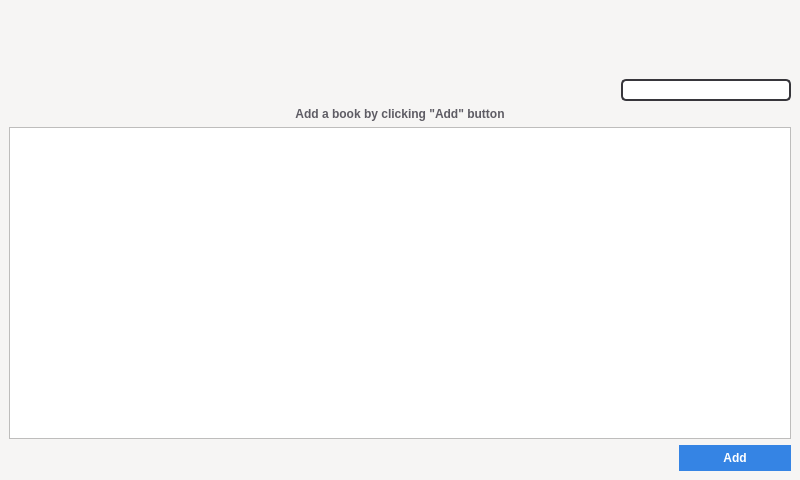
<?xml version="1.0" encoding="UTF-8"?>
<ui version="4.0">
 <class>MainWindow</class>
 <widget class="QMainWindow" name="MainWindow">
  <property name="geometry">
   <rect>
    <x>0</x>
    <y>0</y>
    <width>800</width>
    <height>480</height>
   </rect>
  </property>
  <property name="sizePolicy">
   <sizepolicy hsizetype="Minimum" vsizetype="Minimum">
    <horstretch>0</horstretch>
    <verstretch>0</verstretch>
   </sizepolicy>
  </property>
  <property name="minimumSize">
   <size>
    <width>800</width>
    <height>480</height>
   </size>
  </property>
  <property name="maximumSize">
   <size>
    <width>8000000</width>
    <height>4800000</height>
   </size>
  </property>
  <property name="palette">
   <palette>
    <active>
     <colorrole role="WindowText">
      <brush brushstyle="SolidPattern">
       <color alpha="255">
        <red>0</red>
        <green>0</green>
        <blue>0</blue>
       </color>
      </brush>
     </colorrole>
     <colorrole role="Button">
      <brush brushstyle="SolidPattern">
       <color alpha="255">
        <red>53</red>
        <green>132</green>
        <blue>228</blue>
       </color>
      </brush>
     </colorrole>
     <colorrole role="Light">
      <brush brushstyle="SolidPattern">
       <color alpha="255">
        <red>255</red>
        <green>255</green>
        <blue>255</blue>
       </color>
      </brush>
     </colorrole>
     <colorrole role="Midlight">
      <brush brushstyle="SolidPattern">
       <color alpha="255">
        <red>250</red>
        <green>250</green>
        <blue>249</blue>
       </color>
      </brush>
     </colorrole>
     <colorrole role="Dark">
      <brush brushstyle="SolidPattern">
       <color alpha="255">
        <red>123</red>
        <green>122</green>
        <blue>122</blue>
       </color>
      </brush>
     </colorrole>
     <colorrole role="Mid">
      <brush brushstyle="SolidPattern">
       <color alpha="255">
        <red>164</red>
        <green>163</green>
        <blue>163</blue>
       </color>
      </brush>
     </colorrole>
     <colorrole role="Text">
      <brush brushstyle="SolidPattern">
       <color alpha="255">
        <red>0</red>
        <green>0</green>
        <blue>0</blue>
       </color>
      </brush>
     </colorrole>
     <colorrole role="BrightText">
      <brush brushstyle="SolidPattern">
       <color alpha="255">
        <red>255</red>
        <green>255</green>
        <blue>255</blue>
       </color>
      </brush>
     </colorrole>
     <colorrole role="ButtonText">
      <brush brushstyle="SolidPattern">
       <color alpha="255">
        <red>0</red>
        <green>0</green>
        <blue>0</blue>
       </color>
      </brush>
     </colorrole>
     <colorrole role="Base">
      <brush brushstyle="SolidPattern">
       <color alpha="255">
        <red>255</red>
        <green>255</green>
        <blue>255</blue>
       </color>
      </brush>
     </colorrole>
     <colorrole role="Window">
      <brush brushstyle="SolidPattern">
       <color alpha="255">
        <red>246</red>
        <green>245</green>
        <blue>244</blue>
       </color>
      </brush>
     </colorrole>
     <colorrole role="Shadow">
      <brush brushstyle="SolidPattern">
       <color alpha="255">
        <red>0</red>
        <green>0</green>
        <blue>0</blue>
       </color>
      </brush>
     </colorrole>
     <colorrole role="AlternateBase">
      <brush brushstyle="SolidPattern">
       <color alpha="255">
        <red>250</red>
        <green>250</green>
        <blue>249</blue>
       </color>
      </brush>
     </colorrole>
     <colorrole role="ToolTipBase">
      <brush brushstyle="SolidPattern">
       <color alpha="255">
        <red>255</red>
        <green>255</green>
        <blue>220</blue>
       </color>
      </brush>
     </colorrole>
     <colorrole role="ToolTipText">
      <brush brushstyle="SolidPattern">
       <color alpha="255">
        <red>0</red>
        <green>0</green>
        <blue>0</blue>
       </color>
      </brush>
     </colorrole>
     <colorrole role="PlaceholderText">
      <brush brushstyle="SolidPattern">
       <color alpha="128">
        <red>0</red>
        <green>0</green>
        <blue>0</blue>
       </color>
      </brush>
     </colorrole>
    </active>
    <inactive>
     <colorrole role="WindowText">
      <brush brushstyle="SolidPattern">
       <color alpha="255">
        <red>0</red>
        <green>0</green>
        <blue>0</blue>
       </color>
      </brush>
     </colorrole>
     <colorrole role="Button">
      <brush brushstyle="SolidPattern">
       <color alpha="255">
        <red>53</red>
        <green>132</green>
        <blue>228</blue>
       </color>
      </brush>
     </colorrole>
     <colorrole role="Light">
      <brush brushstyle="SolidPattern">
       <color alpha="255">
        <red>255</red>
        <green>255</green>
        <blue>255</blue>
       </color>
      </brush>
     </colorrole>
     <colorrole role="Midlight">
      <brush brushstyle="SolidPattern">
       <color alpha="255">
        <red>250</red>
        <green>250</green>
        <blue>249</blue>
       </color>
      </brush>
     </colorrole>
     <colorrole role="Dark">
      <brush brushstyle="SolidPattern">
       <color alpha="255">
        <red>123</red>
        <green>122</green>
        <blue>122</blue>
       </color>
      </brush>
     </colorrole>
     <colorrole role="Mid">
      <brush brushstyle="SolidPattern">
       <color alpha="255">
        <red>164</red>
        <green>163</green>
        <blue>163</blue>
       </color>
      </brush>
     </colorrole>
     <colorrole role="Text">
      <brush brushstyle="SolidPattern">
       <color alpha="255">
        <red>0</red>
        <green>0</green>
        <blue>0</blue>
       </color>
      </brush>
     </colorrole>
     <colorrole role="BrightText">
      <brush brushstyle="SolidPattern">
       <color alpha="255">
        <red>255</red>
        <green>255</green>
        <blue>255</blue>
       </color>
      </brush>
     </colorrole>
     <colorrole role="ButtonText">
      <brush brushstyle="SolidPattern">
       <color alpha="255">
        <red>0</red>
        <green>0</green>
        <blue>0</blue>
       </color>
      </brush>
     </colorrole>
     <colorrole role="Base">
      <brush brushstyle="SolidPattern">
       <color alpha="255">
        <red>255</red>
        <green>255</green>
        <blue>255</blue>
       </color>
      </brush>
     </colorrole>
     <colorrole role="Window">
      <brush brushstyle="SolidPattern">
       <color alpha="255">
        <red>246</red>
        <green>245</green>
        <blue>244</blue>
       </color>
      </brush>
     </colorrole>
     <colorrole role="Shadow">
      <brush brushstyle="SolidPattern">
       <color alpha="255">
        <red>0</red>
        <green>0</green>
        <blue>0</blue>
       </color>
      </brush>
     </colorrole>
     <colorrole role="AlternateBase">
      <brush brushstyle="SolidPattern">
       <color alpha="255">
        <red>250</red>
        <green>250</green>
        <blue>249</blue>
       </color>
      </brush>
     </colorrole>
     <colorrole role="ToolTipBase">
      <brush brushstyle="SolidPattern">
       <color alpha="255">
        <red>255</red>
        <green>255</green>
        <blue>220</blue>
       </color>
      </brush>
     </colorrole>
     <colorrole role="ToolTipText">
      <brush brushstyle="SolidPattern">
       <color alpha="255">
        <red>0</red>
        <green>0</green>
        <blue>0</blue>
       </color>
      </brush>
     </colorrole>
     <colorrole role="PlaceholderText">
      <brush brushstyle="SolidPattern">
       <color alpha="128">
        <red>0</red>
        <green>0</green>
        <blue>0</blue>
       </color>
      </brush>
     </colorrole>
    </inactive>
    <disabled>
     <colorrole role="WindowText">
      <brush brushstyle="SolidPattern">
       <color alpha="255">
        <red>123</red>
        <green>122</green>
        <blue>122</blue>
       </color>
      </brush>
     </colorrole>
     <colorrole role="Button">
      <brush brushstyle="SolidPattern">
       <color alpha="255">
        <red>53</red>
        <green>132</green>
        <blue>228</blue>
       </color>
      </brush>
     </colorrole>
     <colorrole role="Light">
      <brush brushstyle="SolidPattern">
       <color alpha="255">
        <red>255</red>
        <green>255</green>
        <blue>255</blue>
       </color>
      </brush>
     </colorrole>
     <colorrole role="Midlight">
      <brush brushstyle="SolidPattern">
       <color alpha="255">
        <red>250</red>
        <green>250</green>
        <blue>249</blue>
       </color>
      </brush>
     </colorrole>
     <colorrole role="Dark">
      <brush brushstyle="SolidPattern">
       <color alpha="255">
        <red>123</red>
        <green>122</green>
        <blue>122</blue>
       </color>
      </brush>
     </colorrole>
     <colorrole role="Mid">
      <brush brushstyle="SolidPattern">
       <color alpha="255">
        <red>164</red>
        <green>163</green>
        <blue>163</blue>
       </color>
      </brush>
     </colorrole>
     <colorrole role="Text">
      <brush brushstyle="SolidPattern">
       <color alpha="255">
        <red>123</red>
        <green>122</green>
        <blue>122</blue>
       </color>
      </brush>
     </colorrole>
     <colorrole role="BrightText">
      <brush brushstyle="SolidPattern">
       <color alpha="255">
        <red>255</red>
        <green>255</green>
        <blue>255</blue>
       </color>
      </brush>
     </colorrole>
     <colorrole role="ButtonText">
      <brush brushstyle="SolidPattern">
       <color alpha="255">
        <red>123</red>
        <green>122</green>
        <blue>122</blue>
       </color>
      </brush>
     </colorrole>
     <colorrole role="Base">
      <brush brushstyle="SolidPattern">
       <color alpha="255">
        <red>246</red>
        <green>245</green>
        <blue>244</blue>
       </color>
      </brush>
     </colorrole>
     <colorrole role="Window">
      <brush brushstyle="SolidPattern">
       <color alpha="255">
        <red>246</red>
        <green>245</green>
        <blue>244</blue>
       </color>
      </brush>
     </colorrole>
     <colorrole role="Shadow">
      <brush brushstyle="SolidPattern">
       <color alpha="255">
        <red>0</red>
        <green>0</green>
        <blue>0</blue>
       </color>
      </brush>
     </colorrole>
     <colorrole role="AlternateBase">
      <brush brushstyle="SolidPattern">
       <color alpha="255">
        <red>246</red>
        <green>245</green>
        <blue>244</blue>
       </color>
      </brush>
     </colorrole>
     <colorrole role="ToolTipBase">
      <brush brushstyle="SolidPattern">
       <color alpha="255">
        <red>255</red>
        <green>255</green>
        <blue>220</blue>
       </color>
      </brush>
     </colorrole>
     <colorrole role="ToolTipText">
      <brush brushstyle="SolidPattern">
       <color alpha="255">
        <red>0</red>
        <green>0</green>
        <blue>0</blue>
       </color>
      </brush>
     </colorrole>
     <colorrole role="PlaceholderText">
      <brush brushstyle="SolidPattern">
       <color alpha="128">
        <red>0</red>
        <green>0</green>
        <blue>0</blue>
       </color>
      </brush>
     </colorrole>
    </disabled>
   </palette>
  </property>
  <property name="acceptDrops">
   <bool>true</bool>
  </property>
  <property name="windowTitle">
   <string>MainWindow</string>
  </property>
  <widget class="QWidget" name="centralwidget">
   <property name="enabled">
    <bool>true</bool>
   </property>
   <property name="sizePolicy">
    <sizepolicy hsizetype="Minimum" vsizetype="Minimum">
     <horstretch>0</horstretch>
     <verstretch>0</verstretch>
    </sizepolicy>
   </property>
   <property name="minimumSize">
    <size>
     <width>800</width>
     <height>0</height>
    </size>
   </property>
   <layout class="QVBoxLayout" name="verticalLayout_2">
    <item>
     <layout class="QHBoxLayout" name="horizontalLayout_3">
      <item>
       <widget class="QLabel" name="label_3">
        <property name="sizePolicy">
         <sizepolicy hsizetype="Fixed" vsizetype="Fixed">
          <horstretch>0</horstretch>
          <verstretch>0</verstretch>
         </sizepolicy>
        </property>
        <property name="maximumSize">
         <size>
          <width>16777215</width>
          <height>100</height>
         </size>
        </property>
        <property name="text">
         <string/>
        </property>
        <property name="pixmap">
         <pixmap resource="../res.qrc">:/img/img/logo.png</pixmap>
        </property>
        <property name="scaledContents">
         <bool>false</bool>
        </property>
        <property name="wordWrap">
         <bool>false</bool>
        </property>
       </widget>
      </item>
      <item>
       <spacer name="horizontalSpacer_3">
        <property name="orientation">
         <enum>Qt::Horizontal</enum>
        </property>
        <property name="sizeHint" stdset="0">
         <size>
          <width>40</width>
          <height>20</height>
         </size>
        </property>
       </spacer>
      </item>
      <item>
       <layout class="QVBoxLayout" name="verticalLayout">
        <property name="sizeConstraint">
         <enum>QLayout::SetDefaultConstraint</enum>
        </property>
        <item>
         <spacer name="verticalSpacer">
          <property name="orientation">
           <enum>Qt::Vertical</enum>
          </property>
          <property name="sizeType">
           <enum>QSizePolicy::Fixed</enum>
          </property>
          <property name="sizeHint" stdset="0">
           <size>
            <width>20</width>
            <height>70</height>
           </size>
          </property>
         </spacer>
        </item>
        <item>
         <layout class="QHBoxLayout" name="horizontalLayout_4">
          <item>
           <widget class="QLineEdit" name="searchfield">
            <property name="sizePolicy">
             <sizepolicy hsizetype="Fixed" vsizetype="Fixed">
              <horstretch>0</horstretch>
              <verstretch>0</verstretch>
             </sizepolicy>
            </property>
            <property name="minimumSize">
             <size>
              <width>170</width>
              <height>22</height>
             </size>
            </property>
            <property name="maximumSize">
             <size>
              <width>16777215</width>
              <height>22</height>
             </size>
            </property>
            <property name="styleSheet">
             <string notr="true">border-style: solid;
border-radius: 5px;
border-width: 2px;
border-color: rgb(55, 54, 59);
background-color: rgb(255, 255, 255);
image: url(:/img/img/search.png) right;
image-position: right;
color: black;
padding-top: 1px;
padding-bottom: 1px;</string>
            </property>
            <property name="alignment">
             <set>Qt::AlignBottom|Qt::AlignLeading|Qt::AlignLeft</set>
            </property>
            <property name="placeholderText">
             <string/>
            </property>
            <property name="clearButtonEnabled">
             <bool>false</bool>
            </property>
           </widget>
          </item>
         </layout>
        </item>
       </layout>
      </item>
     </layout>
    </item>
    <item>
     <layout class="QVBoxLayout" name="verticalLayout_5">
      <item>
       <widget class="QLabel" name="addbook_label">
        <property name="sizePolicy">
         <sizepolicy hsizetype="Preferred" vsizetype="Fixed">
          <horstretch>0</horstretch>
          <verstretch>0</verstretch>
         </sizepolicy>
        </property>
        <property name="font">
         <font>
          <weight>75</weight>
          <bold>true</bold>
         </font>
        </property>
        <property name="styleSheet">
         <string notr="true">color: rgb(94, 92, 100);</string>
        </property>
        <property name="text">
         <string>Add a book by clicking &quot;Add&quot; button</string>
        </property>
        <property name="scaledContents">
         <bool>false</bool>
        </property>
        <property name="alignment">
         <set>Qt::AlignCenter</set>
        </property>
        <property name="buddy">
         <cstring></cstring>
        </property>
       </widget>
      </item>
      <item>
       <widget class="QListWidget" name="listBooks">
        <property name="palette">
         <palette>
          <active>
           <colorrole role="WindowText">
            <brush brushstyle="SolidPattern">
             <color alpha="255">
              <red>94</red>
              <green>92</green>
              <blue>100</blue>
             </color>
            </brush>
           </colorrole>
          </active>
          <inactive>
           <colorrole role="WindowText">
            <brush brushstyle="SolidPattern">
             <color alpha="255">
              <red>94</red>
              <green>92</green>
              <blue>100</blue>
             </color>
            </brush>
           </colorrole>
          </inactive>
          <disabled>
           <colorrole role="WindowText">
            <brush brushstyle="SolidPattern">
             <color alpha="255">
              <red>123</red>
              <green>122</green>
              <blue>122</blue>
             </color>
            </brush>
           </colorrole>
          </disabled>
         </palette>
        </property>
        <property name="font">
         <font>
          <pointsize>15</pointsize>
          <weight>75</weight>
          <bold>true</bold>
         </font>
        </property>
        <property name="acceptDrops">
         <bool>true</bool>
        </property>
        <property name="toolTip">
         <string>Add a book by clicking &quot;Add&quot; button</string>
        </property>
        <property name="editTriggers">
         <set>QAbstractItemView::NoEditTriggers</set>
        </property>
        <property name="showDropIndicator" stdset="0">
         <bool>false</bool>
        </property>
        <property name="dragDropMode">
         <enum>QAbstractItemView::DropOnly</enum>
        </property>
        <property name="defaultDropAction">
         <enum>Qt::CopyAction</enum>
        </property>
        <property name="alternatingRowColors">
         <bool>true</bool>
        </property>
        <property name="selectionMode">
         <enum>QAbstractItemView::NoSelection</enum>
        </property>
       </widget>
      </item>
     </layout>
    </item>
    <item>
     <layout class="QHBoxLayout" name="horizontalLayout">
      <item>
       <widget class="QPushButton" name="settings_button">
        <property name="cursor">
         <cursorShape>PointingHandCursor</cursorShape>
        </property>
        <property name="styleSheet">
         <string notr="true">border : 0;
background: transparent;</string>
        </property>
        <property name="text">
         <string/>
        </property>
        <property name="icon">
         <iconset resource="../res.qrc">
          <normaloff>:/img/img/settings.png</normaloff>:/img/img/settings.png</iconset>
        </property>
        <property name="iconSize">
         <size>
          <width>30</width>
          <height>30</height>
         </size>
        </property>
       </widget>
      </item>
      <item>
       <spacer name="horizontalSpacer">
        <property name="orientation">
         <enum>Qt::Horizontal</enum>
        </property>
        <property name="sizeType">
         <enum>QSizePolicy::Fixed</enum>
        </property>
        <property name="sizeHint" stdset="0">
         <size>
          <width>10</width>
          <height>1</height>
         </size>
        </property>
       </spacer>
      </item>
      <item>
       <widget class="QPushButton" name="darkmode_button">
        <property name="cursor">
         <cursorShape>PointingHandCursor</cursorShape>
        </property>
        <property name="styleSheet">
         <string notr="true">border : 0;
background: transparent;</string>
        </property>
        <property name="text">
         <string/>
        </property>
        <property name="icon">
         <iconset resource="../res.qrc">
          <normaloff>:/img/img/darkmode.png</normaloff>:/img/img/darkmode.png</iconset>
        </property>
        <property name="iconSize">
         <size>
          <width>30</width>
          <height>30</height>
         </size>
        </property>
       </widget>
      </item>
      <item>
       <spacer name="horizontalSpacer_2">
        <property name="orientation">
         <enum>Qt::Horizontal</enum>
        </property>
        <property name="sizeHint" stdset="0">
         <size>
          <width>40</width>
          <height>20</height>
         </size>
        </property>
       </spacer>
      </item>
      <item>
       <widget class="QPushButton" name="add_button">
        <property name="sizePolicy">
         <sizepolicy hsizetype="Maximum" vsizetype="Fixed">
          <horstretch>0</horstretch>
          <verstretch>0</verstretch>
         </sizepolicy>
        </property>
        <property name="palette">
         <palette>
          <active>
           <colorrole role="WindowText">
            <brush brushstyle="SolidPattern">
             <color alpha="255">
              <red>255</red>
              <green>255</green>
              <blue>255</blue>
             </color>
            </brush>
           </colorrole>
           <colorrole role="Button">
            <brush brushstyle="SolidPattern">
             <color alpha="255">
              <red>53</red>
              <green>132</green>
              <blue>228</blue>
             </color>
            </brush>
           </colorrole>
           <colorrole role="Text">
            <brush brushstyle="SolidPattern">
             <color alpha="255">
              <red>255</red>
              <green>255</green>
              <blue>255</blue>
             </color>
            </brush>
           </colorrole>
           <colorrole role="ButtonText">
            <brush brushstyle="SolidPattern">
             <color alpha="255">
              <red>255</red>
              <green>255</green>
              <blue>255</blue>
             </color>
            </brush>
           </colorrole>
           <colorrole role="Base">
            <brush brushstyle="SolidPattern">
             <color alpha="255">
              <red>53</red>
              <green>132</green>
              <blue>228</blue>
             </color>
            </brush>
           </colorrole>
           <colorrole role="Window">
            <brush brushstyle="SolidPattern">
             <color alpha="255">
              <red>53</red>
              <green>132</green>
              <blue>228</blue>
             </color>
            </brush>
           </colorrole>
           <colorrole role="PlaceholderText">
            <brush brushstyle="NoBrush">
             <color alpha="128">
              <red>255</red>
              <green>255</green>
              <blue>255</blue>
             </color>
            </brush>
           </colorrole>
          </active>
          <inactive>
           <colorrole role="WindowText">
            <brush brushstyle="SolidPattern">
             <color alpha="255">
              <red>255</red>
              <green>255</green>
              <blue>255</blue>
             </color>
            </brush>
           </colorrole>
           <colorrole role="Button">
            <brush brushstyle="SolidPattern">
             <color alpha="255">
              <red>53</red>
              <green>132</green>
              <blue>228</blue>
             </color>
            </brush>
           </colorrole>
           <colorrole role="Text">
            <brush brushstyle="SolidPattern">
             <color alpha="255">
              <red>255</red>
              <green>255</green>
              <blue>255</blue>
             </color>
            </brush>
           </colorrole>
           <colorrole role="ButtonText">
            <brush brushstyle="SolidPattern">
             <color alpha="255">
              <red>255</red>
              <green>255</green>
              <blue>255</blue>
             </color>
            </brush>
           </colorrole>
           <colorrole role="Base">
            <brush brushstyle="SolidPattern">
             <color alpha="255">
              <red>53</red>
              <green>132</green>
              <blue>228</blue>
             </color>
            </brush>
           </colorrole>
           <colorrole role="Window">
            <brush brushstyle="SolidPattern">
             <color alpha="255">
              <red>53</red>
              <green>132</green>
              <blue>228</blue>
             </color>
            </brush>
           </colorrole>
           <colorrole role="PlaceholderText">
            <brush brushstyle="NoBrush">
             <color alpha="128">
              <red>255</red>
              <green>255</green>
              <blue>255</blue>
             </color>
            </brush>
           </colorrole>
          </inactive>
          <disabled>
           <colorrole role="WindowText">
            <brush brushstyle="SolidPattern">
             <color alpha="255">
              <red>255</red>
              <green>255</green>
              <blue>255</blue>
             </color>
            </brush>
           </colorrole>
           <colorrole role="Button">
            <brush brushstyle="SolidPattern">
             <color alpha="255">
              <red>53</red>
              <green>132</green>
              <blue>228</blue>
             </color>
            </brush>
           </colorrole>
           <colorrole role="Text">
            <brush brushstyle="SolidPattern">
             <color alpha="255">
              <red>255</red>
              <green>255</green>
              <blue>255</blue>
             </color>
            </brush>
           </colorrole>
           <colorrole role="ButtonText">
            <brush brushstyle="SolidPattern">
             <color alpha="255">
              <red>255</red>
              <green>255</green>
              <blue>255</blue>
             </color>
            </brush>
           </colorrole>
           <colorrole role="Base">
            <brush brushstyle="SolidPattern">
             <color alpha="255">
              <red>53</red>
              <green>132</green>
              <blue>228</blue>
             </color>
            </brush>
           </colorrole>
           <colorrole role="Window">
            <brush brushstyle="SolidPattern">
             <color alpha="255">
              <red>53</red>
              <green>132</green>
              <blue>228</blue>
             </color>
            </brush>
           </colorrole>
           <colorrole role="PlaceholderText">
            <brush brushstyle="NoBrush">
             <color alpha="128">
              <red>255</red>
              <green>255</green>
              <blue>255</blue>
             </color>
            </brush>
           </colorrole>
          </disabled>
         </palette>
        </property>
        <property name="font">
         <font>
          <weight>75</weight>
          <bold>true</bold>
          <stylestrategy>PreferAntialias</stylestrategy>
         </font>
        </property>
        <property name="cursor">
         <cursorShape>PointingHandCursor</cursorShape>
        </property>
        <property name="styleSheet">
         <string notr="true">background-color: rgb(53, 132, 228);
color: rgb(255, 255, 255);
border-style: solid;
border-width: 2px;
border-radius: 15px;
border-color: rgb(53, 132, 228);
padding: 4px;
width: 100px;
</string>
        </property>
        <property name="text">
         <string>Add</string>
        </property>
        <property name="default">
         <bool>false</bool>
        </property>
       </widget>
      </item>
     </layout>
    </item>
   </layout>
  </widget>
 </widget>
 <resources>
  <include location="../res.qrc"/>
  <include location="../res.qrc"/>
 </resources>
 <connections/>
</ui>
